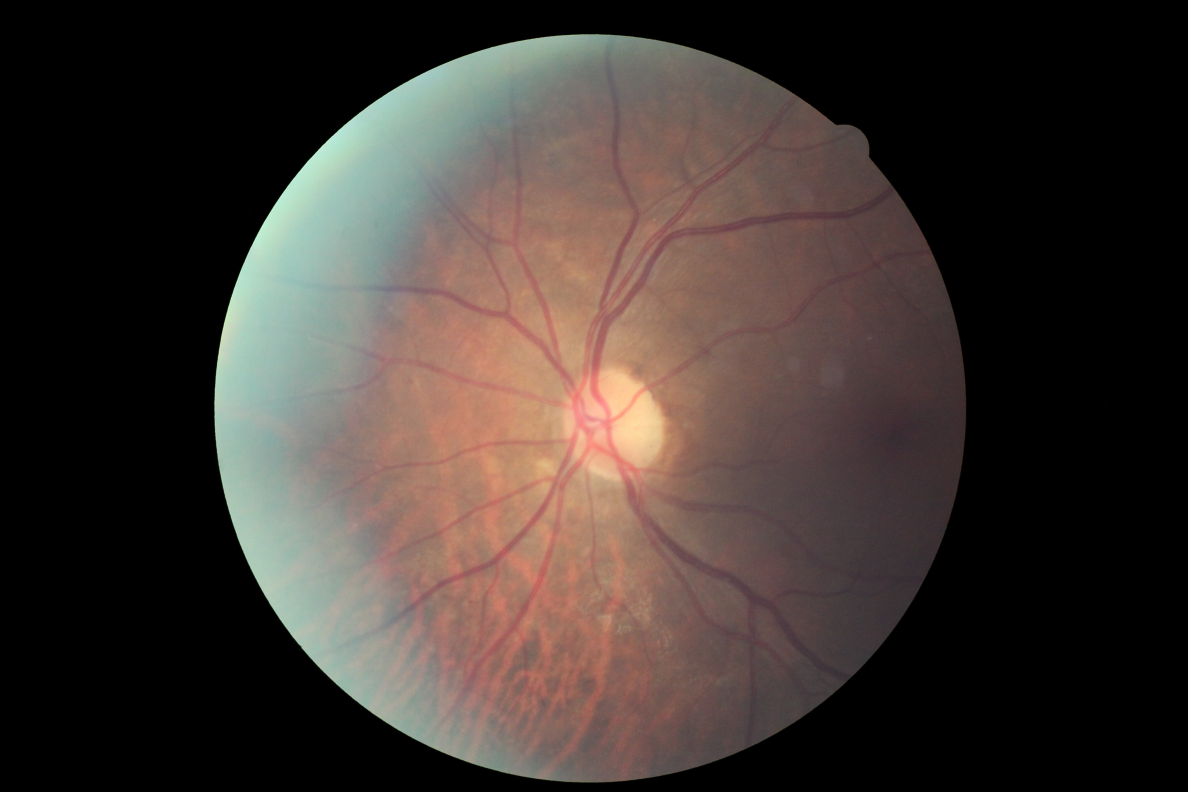
#> input picture madripweb/scans/10_left.jpeg, 4752 x 3168 px (shown at 1/4 size)
$ python exudate.py scans/10_left.jpeg
#> lines starting #> are read from the running program, lines starting #| are printed output that depends on the picture; after the words box and inside, x2 and y2 are one past the last pixel; in counts of white or black regions, pixels touching at a corner belong together
import cv2
import numpy as np
import sys
from subprocess import run,PIPE

imgName = sys.argv[1]
img = cv2.imread(imgName)
#> img is the input picture: shape (3168, 4752, 3); mean B, G, R 49.9, 54.6, 64.1

imS = cv2.resize(img, (512, 512))
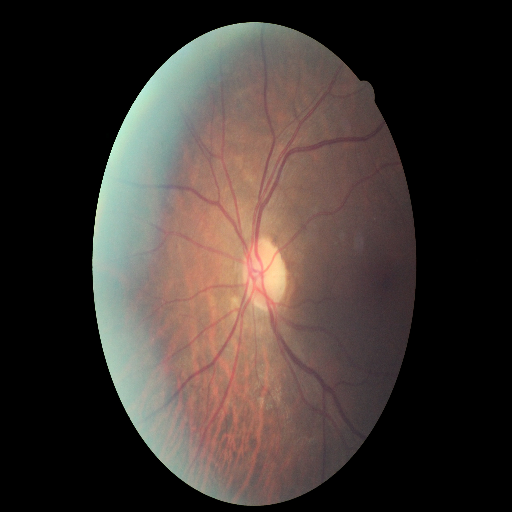
#> imS: shape (512, 512, 3); mean B, G, R 49.9, 54.5, 64.1

green_image = imS.copy()
green_image[:,:,0] = 0
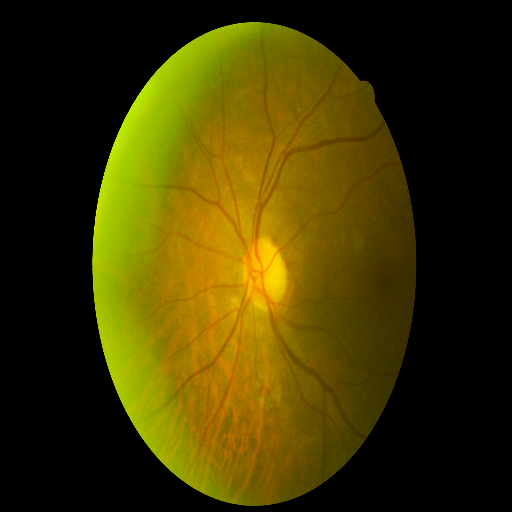
#> green_image: shape (512, 512, 3); mean B, G, R 0, 54.5, 64.1
green_image[:,:,2] = 0
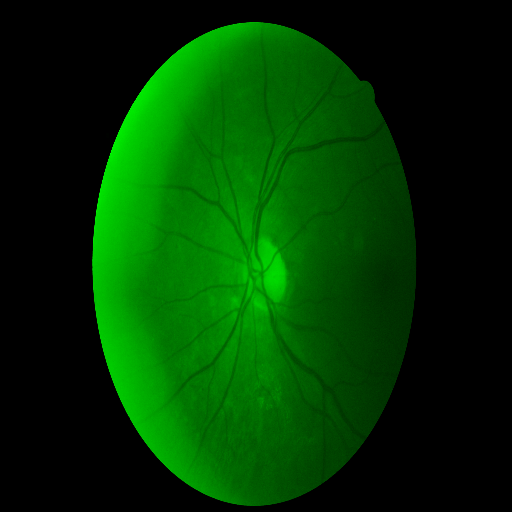
#> green_image: shape (512, 512, 3); mean B, G, R 0, 54.5, 0

gray = cv2.cvtColor(green_image, cv2.COLOR_BGR2GRAY)
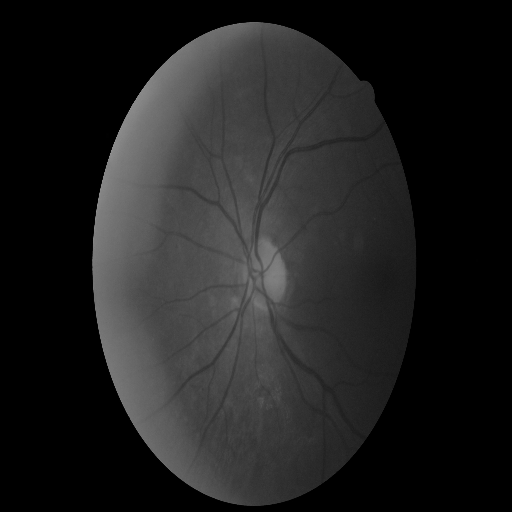
#> gray: shape (512, 512); min 0, max 148, mean 32
ret, thresh1 = cv2.threshold(gray, 100, 255, cv2.THRESH_BINARY)
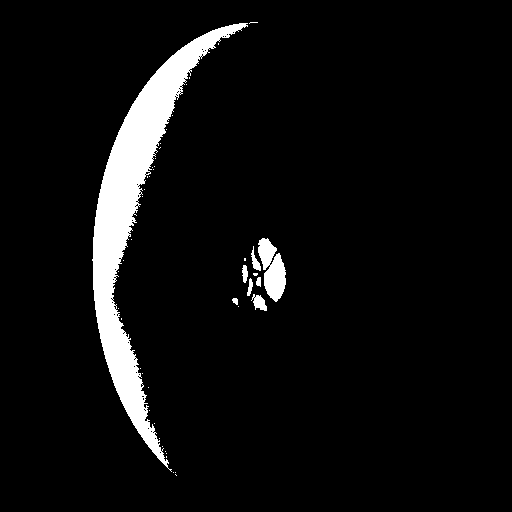
#> thresh1: shape (512, 512); 5.8% white; 45 white regions (37 under 20 px), largest, box (x1, y1, x2, y2) and area: (92, 23, 248, 472) 13541, (258, 238, 286, 302) 1093, (251, 294, 267, 311) 158

newName = imgName.split('.')
newName.insert(1,'_exudate.')
newImgName = ""
for i in newName:
    newImgName += i
print(newImgName)

kernel = cv2.getStructuringElement(cv2.MORPH_ELLIPSE,(5,5))

img_dilation = cv2.dilate(thresh1, kernel, iterations=2)
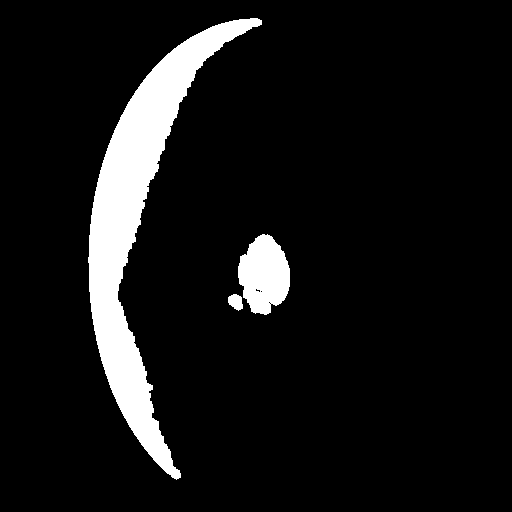
#> img_dilation: shape (512, 512); 8.5% white; 3 white regions, box (x1, y1, x2, y2) and area: (88, 18, 262, 480) 18999, (238, 234, 290, 315) 3038, (228, 294, 243, 311) 182
img_erosion = cv2.erode(img_dilation, kernel, iterations=2)
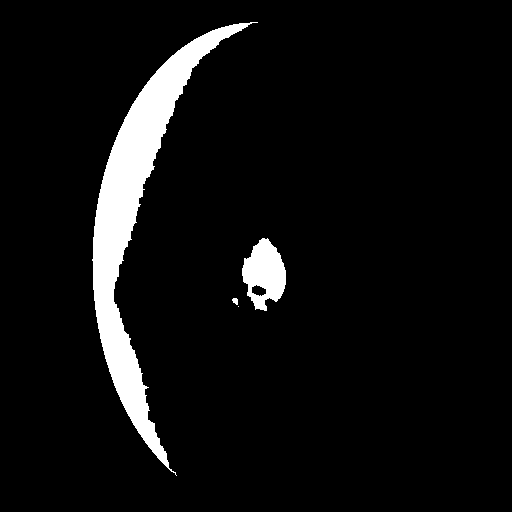
#> img_erosion: shape (512, 512); 6.2% white; 4 white regions (1 under 20 px), largest, box (x1, y1, x2, y2) and area: (92, 22, 258, 476) 14259, (242, 238, 286, 311) 2058, (232, 298, 238, 305) 31

cv2.imshow('Input', thresh1)
cv2.imshow('Dilation', img_dilation)
cv2.imshow('Erosion', img_erosion)

newName = imgName.split('.')

cv2.imwrite(newImgName,img_erosion)
